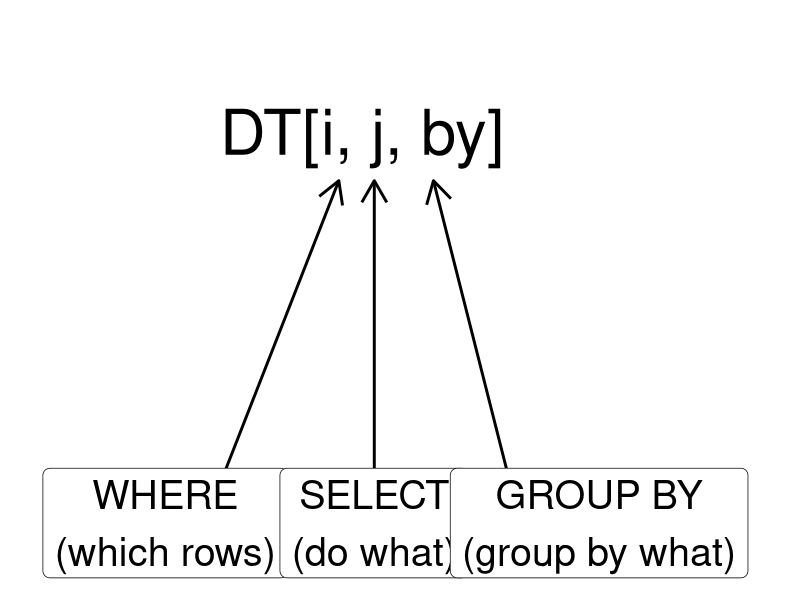

Recreate this plot in R.
## ---- chunk 1
knitr::opts_chunk$set(echo = TRUE)
library(data.table)
library(ggplot2)
## ---- chunk 2
ggplot() + 
  geom_text(aes(x = 0, y = 0, label = "DT[i, j, by]"), size = 16) +
  theme_classic() +
  theme(axis.line = element_blank(), axis.title = element_blank(), 
        axis.text = element_blank(), axis.ticks = element_blank()) +
  geom_line(aes(x = c(-2, -.3), y = c(-2, -0.25)), arrow = arrow(), size = 1) +
  geom_line(aes(x = c(0.15, 0.15), y = c(-2, -0.25)), arrow = arrow(), size = 1) +
  geom_line(aes(x = c(.9, 2), y = c(-.25, -2)), arrow = arrow(ends = "first"), size = 1) +
  geom_label(aes(x = c(-2.5, 0.15, 3), y = -2, label = c("WHERE\n(which rows)", "SELECT\n(do what)", "GROUP BY\n(group by what)")), size = 10) +
  scale_x_continuous(limits = c(-4, 5)) +
  scale_y_continuous(limits = c(-2.2, .5))
## ---- chunk 3
# create a data.table
DT <- data.table(x = c(1, 2, 3), y = c('a', 'b', 'c'))

# turn iris data.frame to a data.table object
data("iris")
iris_dt <- as.data.table(iris)
# setDT(iris) # turn iris into a data.table instead of making a copy
# print
iris_dt
## ---- chunk 4
# data.table
iris_dt[1:3]
## ---- chunk 5
# data.frame
iris[1:3,]
## ---- chunk 6
# data.frame
mean(iris$Sepal.Length)
# data.table
iris_dt[, mean(Sepal.Length)]
## ---- chunk 7
# data.frame
aggregate(Sepal.Length ~ Species, iris, mean) # no easy way to do this in base R
# data.table
iris_dt[, mean(Sepal.Length), by = .(Species)]
## ---- chunk 8
# data.frame
aggregate(Sepal.Length ~ Species, iris[iris$Sepal.Width >= 3,], mean)
# data.table
iris_dt[Sepal.Width >= 3, .(mean_sepal_length = mean(Sepal.Length)), by = .(Species)]
## ---- chunk 9
iris_dt[, mean(Sepal.Length), by = .(width_larger_than_3 = Sepal.Width > 3)]
## ---- chunk 10
# data.frame
nrow(iris)
# data.table
iris_dt[, .N]
## ---- chunk 11
# data.frame
length(unique(iris$Species))
# data.table
iris_dt[, uniqueN(Species)]
## ---- chunk 12
# data.frame
data.frame(table(iris$Species))
# data.table
iris_dt[, .N, Species]
## ---- chunk 13
# data.table
iris_dt[, .(mean_sepal_length = mean(Sepal.Length), no_obs = .N), by = .(Species)]
## ---- chunk 14
# return row numbers
iris_dt[, .I]
# assign row numbers to variable row_id
iris_dt[, row_id := .I]
head(iris_dt, 3)
## ---- chunk 15
iris_dt[, .GRP]
iris_dt[, .GRP, by = .(Species, sepal_width_larger_than_3 = Sepal.Width > 3)]
## ---- chunk 16
dt1 <- data.table(x = c(1, 2, 3), y = c("a", "b", "c"), key = c("y"))
dt2 <- data.table(y = c("a", "c", "d", "e"), z = c(10, 20, 30, 40), key = c("y")) 
dt1[dt2, nomatch = 0]
## ---- chunk 17
# keep everything from dt2
dt1[dt2, on = .(y)] # equi: merge(dt1, dt2, all.y = TRUE)
# keep everything from dt1
dt2[dt1, on = .(y)] # equi: merge(dt1, dt2, all.x = TRUE)
## ---- chunk 18
merge(dt1, dt2, all = TRUE)
## ---- chunk 19
# create a new variable called newIris
iris_dt[, newIris := Petal.Width/Petal.Length]
head(iris_dt, 3)

# create a new variable mean_petal_width by species
iris_dt[, mean_petal_width := mean(Petal.Width), .(Species)]
head(iris_dt, 3)
## ---- chunk 20
# create a new variable setosa_dummy which equals 1 for setosa species, NA otherwise
iris_dt[Species == "setosa", setosa_dummy := 1]
# rename setosa to renamed_setosa
iris_dt[Species == "setosa", Species := "renamed_setosa"]
head(iris_dt, 3)
## ---- chunk 21
# remove newIris column
iris_dt[, newIris := NULL]
## ---- chunk 22
# or 
iris_dt[, `:=` (mean_petal_width = NULL, row_id = NULL, setosa_dummy = NULL)]
head(iris_dt, 3)
## ---- chunk 23
iris_dt[, .SD]
## ---- chunk 24
iris_dt[, .SD, .SDcols = c("Species", "Sepal.Width", "Sepal.Length")]
# or 
iris_dt[, .SD, .SDcols = c(5,1,2)]
## ---- chunk 25
iris_dt[, lapply(.SD, round), .SDcols = 1:4]
# assign them to the original columns
cols <- 1:4 # or cols <- c("Sepal.Length", "Sepal.Width", "Petal.Length", "Petal.Width")
iris_dt[, (cols) := lapply(.SD, round), .SDcols = cols]
head(iris_dt, 3)
## ---- chunk 26
iris_dt <- as.data.table(iris)
# mean of all columns by Species
iris_dt[, lapply(.SD, mean), by = Species]
# or if we only want to calculate mean of Sepal columns by Species
iris_dt[, lapply(.SD, mean), by = Species, .SDcols = c("Sepal.Length", "Sepal.Width")]
## ---- chunk 27
iris_dt[, .SD[c(1, .N)]]
# by Species
iris_dt[, .SD[c(1, .N)], by = Species]
## ---- chunk 28
iris_dt[, .(mean_sepal_length = mean(Sepal.Length)), by = Species][order(mean_sepal_length)][mean_sepal_length < 6]
## ---- chunk 29
iris_dt[, sepal_length_diff := {
  mean_sepal_length = mean(Sepal.Length)
  diff_from_avg = Sepal.Length - mean_sepal_length
  round(diff_from_avg, 1)
}]
# equi: iris_dt[, sepal_length_diff := {mean_sepal_length = mean(Sepal.Length); diff_from_avg = Sepal.Length - mean_sepal_length; round(diff_from_avg, 1)}]
head(iris_dt, 3)
# sanity check
round(iris_dt[1, Sepal.Length] - iris_dt[, mean(Sepal.Length)], 1) == iris_dt[1, sepal_length_diff]
## ---- chunk 30
dt1 <- data.table(x = c("a", "b", "c", "d"), dt1_y = c(11.9, 21.4, 5.7, 18))
dt2 <- data.table(dt2_y = c(10, 15, 20), z = c("one", "two", "three"))
# add row ids and duplicate y  
dt1[, `:=` (dt1_row_id = .I, joint_y = dt1_y)]
dt2[, `:=` (dt2_row_id = .I, joint_y = dt2_y)]

dt1
dt2
dt2[dt1, on = .(joint_y), roll = T] # equi: dt2[dt1, on = .(joint_y), roll = Inf]
## ---- chunk 31
dt2[dt1, on = .(joint_y), roll = -Inf]
## ---- chunk 32
dt2[dt1, on = .(joint_y), roll = -2]
## ---- chunk 33
dt2[dt1, on = .(joint_y), roll = 2]
## ---- chunk 34
dt2[dt1, on = .(joint_y), roll = "nearest"]
## ---- chunk 35
# each window does not have to be equal
dt3 <- data.table(min_y = c(0, 10, 15, 20), max_y = c(10, 15, 20, 30))
setkey(dt3, min_y, max_y)
# add a new column to dt1 and drop joint_y and dt1_row_id
dt1[, `:=` (dt1_y_end = c(13, 25, 10, 22), joint_y = NULL, dt1_row_id = NULL)]
setkey(dt1, dt1_y, dt1_y_end)
foverlaps(dt1, dt3, type = "any")
## ---- chunk 36
foverlaps(dt1, dt3, type = "within")
